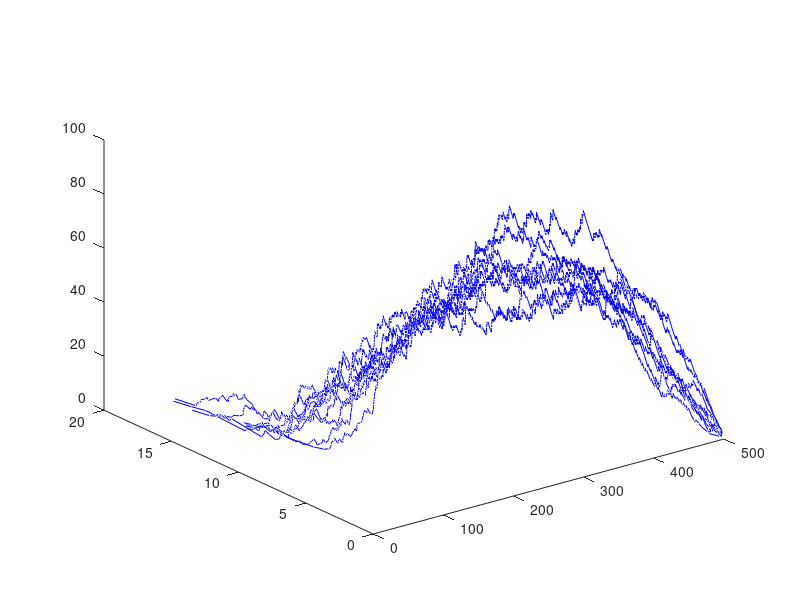

Reproduce this figure in MATLAB.
clear all
clc


N_i = 500;%  Number of individuals in the population
N = N_i+1;% individuals in the grid

gamma = 1; % Recovery rate
R0 = 2.5; % R0 of the disease
mu = R0*gamma/N_i; % this is the total infection rate constant 
% that incorporates all the constant parts

iSimTime = 1e4; % Maximum Simulation Time
iReal = 1e1; % number of realisation to be considered
Data = {}; % Data structure for the trajectories
Time={}; % Data structure for the trajectories

WMatrix = [-1, 0; % state change matrix 
           1,-1];

init_infec = 3;% initial level of infection

tic % tic is for starting a clock to obtain the computation time
for idx = 1:iReal
    % this loop is for realisations

    t=0;
    x= [N_i-init_infec;init_infec];

    xf=x;
    tf = t;

    disp(['Working on realisation: ' num2str(idx)])    

    while t<=iSimTime % from here on this is standard Gillespie algorithm
             
       rates = [ mu*x(1)*x(2), gamma*x(2)]; % here we compute the rates
       % if control is applied then this influences the rates
       if (x(2)>50)
        rates = [ 0.65*mu*x(1)*x(2), gamma*x(2)];
       end

       % if (x(2)>0)
       %  rates = [ 0.65*mu*x(1)*x(2), gamma*x(2)];
       % end
        ratesum = sum(rates); % sum of rates
        
        tau=-log(rand)/ratesum; % extraction of next time
        
        reac = sum(cumsum(rates/ratesum)<rand)+1; % computation fo next reaction

        x = x + WMatrix(:,reac); % state change

        t = t + tau;
        tf = [tf, t];
        xf = [xf,x];

    end
    % save data to output structures
    Data{idx} = xf;
    Time{idx} = tf;

end

etime = toc; % stop time for execution time
disp(['It took: ' num2str(etime) ' seconds' ])  

for idx = 1:iReal

plot3(Data{1,idx}(1,:),(Time{idx}),(Data{1,idx}(2,:)),'b')
hold on
% stairs(Time{idx},Data{idx}(1,:));
% stairs(Time{idx},Data{idx}(2,:));
% stairs(Time{idx},Data{idx}(3,:));

end